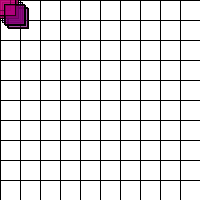
Frame 1 (no input)
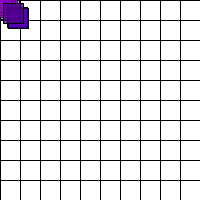
Frame 60 (the mouse pressed at the canvas centre just before this capture)
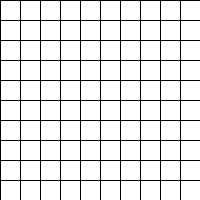
Frame 120 (the mouse held since frame 60 and released just before this capture)

The Processing sketch that drew these frames (run headless with seeded random() and noise(); from frame 60 on, the mouse is pressed at the canvas centre):

// Processing sketch: processing_39555
// ── processing_39555.pde

// Week 3 Assignment
// Maureen Grant 


// declare global variables
int y = 0;
int x = 0;
int diam = 20;
int speed = 1;
int gravity = 1;
//Variable fill color
float r;
float g;
float b;
float a;
float z;


//Set up screen size and background
void setup() {
  size(200,200);
  background(0);
}

//variable squares for fill
void drawSquares(int x, int y) {
stroke(0);
//rotate(radians(45));
//rect(x+=speed,y,20,20);
//stroke(0);
//rotate(radians(45)); // tried to translate the fill 45 degrees but it translated the row
//translate (2,2);
//rotate(radians(z));
fill(r,g,b,a); //random fill color
rect(x + z,y + z,20,20); //rollover rectangle is double the size
z = random (-10, 10); //shift amount
r = random (50,255);
g = random (0);
b = random (75,255);
a = random (0,255);
}

//calling on function drawRow and adding increments of 20 to fill screen
void draw(){
  drawRow(0);
  drawRow(20);
  drawRow(40);
  drawRow(60);
  drawRow(80);
  drawRow(100);
  drawRow(120);
  drawRow(140);
  drawRow(160);
  drawRow(180);
  drawRow(200);
//up to 200 x 200 pixels

}

//Rows of squares 20 x 20
void drawRow(int x) {
  // Draw a line
  stroke(0);
  // Only one line is drawn each time through draw().
  for (int y =0; y<width; y+=20){
  rect(x,y,diam,diam); 
  }
  
// Mouse Rollovers
//when mouse enters each grid frame, it gives that same cell a random fill color

//Horizontal Row 1
if (mouseX <= 20 && mouseY <= 20){
  drawSquares(0,0);
} else {
fill(255);
}

//Horizontal Row 1
if (mouseX > 20 && mouseX < 40 && mouseY > 0 && mouseY < 20){
  drawSquares(20,0);
} else {
fill(255);
}

if (mouseX > 40 && mouseX < 60 && mouseY > 0 && mouseY < 20){
  drawSquares(40,0);
} else {
fill(255);
}

if (mouseX > 60 && mouseX < 80 && mouseY > 0 && mouseY < 20){
  drawSquares(60,0);
} else {
fill(255);
}

if (mouseX > 80 && mouseX < 100 && mouseY > 0 && mouseY < 20){
  drawSquares(80,0);
} else {
fill(255);
}

if (mouseX > 100 && mouseX < 120 && mouseY > 0 && mouseY < 20){
  drawSquares(100,0);
} else {
fill(255);
}

if (mouseX > 120 && mouseX < 140 && mouseY > 0 && mouseY < 20){
  drawSquares(120,0);
} else {
fill(255);
}

if (mouseX > 140 && mouseX < 160 && mouseY > 0 && mouseY < 20){
  drawSquares(140,0);
} else {
fill(255);
}

if (mouseX > 160 && mouseX < 180 && mouseY > 0 && mouseY < 20){
  drawSquares(160,0);
} else {
fill(255);
}

if (mouseX > 180 && mouseX < 200 && mouseY > 0 && mouseY < 20){
  drawSquares(180,0);
} else {
fill(255);
}

if (mouseX > 200 && mouseX < 220 && mouseY > 0 && mouseY < 20){
  drawSquares(200,0);
} else {
fill(255);
}


//Horizontal Row 2
if (mouseX > 0 && mouseX < 20 && mouseY > 20 && mouseY < 40){
  drawSquares(0,20);
} else {
fill(255);
}

if (mouseX > 20 && mouseX < 40 && mouseY > 20 && mouseY < 40){
  drawSquares(20,20);
} else {
fill(255);
}
if (mouseX > 40 && mouseX < 60 && mouseY > 20 && mouseY < 40){
  drawSquares(40,20);
} else {
fill(255);
}
if (mouseX > 60 && mouseX < 80 && mouseY > 20 && mouseY < 40){
  drawSquares(60,20);
} else {
fill(255);
}
if (mouseX > 80 && mouseX < 100 && mouseY > 20 && mouseY < 40){
  drawSquares(80,20);
} else {
fill(255);
}

if (mouseX > 100 && mouseX < 120 && mouseY > 20 && mouseY < 40){
  drawSquares(100,20);
} else {
fill(255);
}

if (mouseX > 120 && mouseX < 140 && mouseY > 20 && mouseY < 40){
  drawSquares(120,20);
} else {
fill(255);
}

if (mouseX > 140 && mouseX < 160 && mouseY > 20 && mouseY < 40){
  drawSquares(140,20);
} else {
fill(255);
}

if (mouseX > 160 && mouseX < 180 && mouseY > 20 && mouseY < 40){
  drawSquares(160,20);
} else {
fill(255);
}

if (mouseX > 180 && mouseX < 200 && mouseY > 20 && mouseY < 40){
  drawSquares(180,20);
} else {
fill(255);
}

if (mouseX > 200 && mouseX < 220 && mouseY > 20 && mouseY < 40){
  drawSquares(200,20);
} else {
fill(255);
}


//Horizontal row 3
if (mouseX > 0 && mouseX < 20 && mouseY > 40 && mouseY < 60){
  drawSquares(0,40);
} else {
fill(255);
}

if (mouseX > 20 && mouseX < 40 && mouseY > 40 && mouseY < 60){
  drawSquares(20,40);
} else {
fill(255);
}
if (mouseX > 40 && mouseX < 60 && mouseY > 40 && mouseY < 60){
  drawSquares(40,40);
} else {
fill(255);
}
if (mouseX > 60 && mouseX < 80 && mouseY > 40 && mouseY < 60){
  drawSquares(60,40);
} else {
fill(255);
}
if (mouseX > 80 && mouseX < 100 && mouseY > 40 && mouseY < 60){
  drawSquares(80,40);
} else {
fill(255);
}

if (mouseX > 100 && mouseX < 120 && mouseY > 40 && mouseY < 60){
  drawSquares(100,40);
} else {
fill(255);
}

if (mouseX > 120 && mouseX < 140 && mouseY > 40 && mouseY < 60){
  drawSquares(120,40);
} else {
fill(255);
}
if (mouseX > 80 && mouseX < 100 && mouseY > 40 && mouseY < 60){
  drawSquares(80,40);
} else {
fill(255);
}

if (mouseX > 100 && mouseX < 120 && mouseY > 40 && mouseY < 60){
  drawSquares(100,40);
} else {
fill(255);
}

if (mouseX > 120 && mouseX < 140 && mouseY > 40 && mouseY < 60){
  drawSquares(120,40);
} else {
fill(255);
}

if (mouseX > 140 && mouseX < 160 && mouseY > 40 && mouseY < 60){
  drawSquares(140,40);
} else {
fill(255);
}

if (mouseX > 160 && mouseX < 180 && mouseY > 40 && mouseY < 60){
  drawSquares(160,40);
} else {
fill(255);
}

if (mouseX > 180 && mouseX < 200 && mouseY > 40 && mouseY < 60){
  drawSquares(180,40);
} else {
fill(255);
}

if (mouseX > 200 && mouseX < 220 && mouseY > 40 && mouseY < 60){
  drawSquares(200,40);
} else {
fill(255);
}
//Horizontal row 4
if (mouseX > 0 && mouseX < 20 && mouseY > 60 && mouseY < 80){
  drawSquares(0,60);
} else {
fill(255);
}

if (mouseX > 20 && mouseX < 40 && mouseY > 60 && mouseY < 80){
  drawSquares(20,60);
} else {
fill(255);
}
if (mouseX > 40 && mouseX < 60 && mouseY > 60 && mouseY < 80){
  drawSquares(40,60);
} else {
fill(255);
}
if (mouseX > 60 && mouseX < 80 && mouseY > 60 && mouseY < 80){
  drawSquares(60,60);
} else {
fill(255);
}
if (mouseX > 80 && mouseX < 100 && mouseY > 60 && mouseY < 80){
  drawSquares(80,60);
} else {
fill(255);
}

if (mouseX > 100 && mouseX < 120 && mouseY > 60 && mouseY < 80){
  drawSquares(100,60);
} else {
fill(255);
}

if (mouseX > 120 && mouseX < 140 && mouseY > 60 && mouseY < 80){
  drawSquares(120,60);
} else {
fill(255);
}
if (mouseX > 80 && mouseX < 100 && mouseY > 60 && mouseY < 80){
  drawSquares(80,60);
} else {
fill(255);
}

if (mouseX > 100 && mouseX < 120 && mouseY > 60 && mouseY < 80){
  drawSquares(100,60);
} else {
fill(255);
}

if (mouseX > 120 && mouseX < 140 && mouseY > 60 && mouseY < 80){
  drawSquares(120,60);
} else {
fill(255);
}

if (mouseX > 140 && mouseX < 160 && mouseY > 60 && mouseY < 80){
  drawSquares(140,60);
} else {
fill(255);
}

if (mouseX > 160 && mouseX < 180 && mouseY > 60 && mouseY < 80){
  drawSquares(160,60);
} else {
fill(255);
}

if (mouseX > 180 && mouseX < 200 && mouseY > 60 && mouseY < 80){
  drawSquares(180,60);
} else {
fill(255);
}

if (mouseX > 200 && mouseX < 220 && mouseY > 60 && mouseY < 80){
  drawSquares(200,60);
} else {
fill(255);
}


//Horizontal row 5
if (mouseX > 0 && mouseX < 20 && mouseY > 80 && mouseY < 100){
  drawSquares(0,80);
} else {
fill(255);
}

if (mouseX > 20 && mouseX < 40 && mouseY > 80 && mouseY < 100){
  drawSquares(20,80);
} else {
fill(255);
}
if (mouseX > 40 && mouseX < 60 && mouseY > 80 && mouseY < 100){
  drawSquares(40,80);
} else {
fill(255);
}
if (mouseX > 60 && mouseX < 80 && mouseY > 80 && mouseY < 100){
  drawSquares(60,80);
} else {
fill(255);
}
if (mouseX > 80 && mouseX < 100 && mouseY > 80 && mouseY < 100){
  drawSquares(80,80);
} else {
fill(255);
}

if (mouseX > 100 && mouseX < 120 && mouseY > 80 && mouseY < 100){
  drawSquares(100,80);
} else {
fill(255);
}

if (mouseX > 120 && mouseX < 140 && mouseY > 80 && mouseY < 100){
  drawSquares(120,80);
} else {
fill(255);
}
if (mouseX > 80 && mouseX < 100 && mouseY > 80 && mouseY < 100){
  drawSquares(80,80);
} else {
fill(255);
}

if (mouseX > 100 && mouseX < 120 && mouseY > 80 && mouseY < 100){
  drawSquares(100,80);
} else {
fill(255);
}

if (mouseX > 120 && mouseX < 140 && mouseY > 80 && mouseY < 100){
  drawSquares(120,80);
} else {
fill(255);
}

if (mouseX > 140 && mouseX < 160 && mouseY > 80 && mouseY < 100){
  drawSquares(140,80);
} else {
fill(255);
}

if (mouseX > 160 && mouseX < 180 && mouseY > 80 && mouseY < 100){
  drawSquares(160,80);
} else {
fill(255);
}

if (mouseX > 180 && mouseX < 200 && mouseY > 80 && mouseY < 100){
  drawSquares(180,80);
} else {
fill(255);
}

if (mouseX > 200 && mouseX < 220 && mouseY > 80 && mouseY < 100){
  drawSquares(200,80);
} else {
fill(255);
}


//Horizontal row 6
if (mouseX > 0 && mouseX < 20 && mouseY > 100 && mouseY < 120){
  drawSquares(0,100);
} else {
fill(255);
}

if (mouseX > 20 && mouseX < 40 && mouseY > 100 && mouseY < 120){
  drawSquares(20,100);
} else {
fill(255);
}
if (mouseX > 40 && mouseX < 60 && mouseY > 100 && mouseY < 120){
  drawSquares(40,100);
} else {
fill(255);
}
if (mouseX > 60 && mouseX < 80 && mouseY > 100 && mouseY < 120){
  drawSquares(60,100);
} else {
fill(255);
}
if (mouseX > 80 && mouseX < 100 && mouseY > 100 && mouseY < 120){
  drawSquares(80,100);
} else {
fill(255);
}

if (mouseX > 100 && mouseX < 120 && mouseY > 100 && mouseY < 120){
  drawSquares(100,100);
} else {
fill(255);
}

if (mouseX > 120 && mouseX < 140 && mouseY > 100 && mouseY < 120){
  drawSquares(120,100);
} else {
fill(255);
}
if (mouseX > 80 && mouseX < 100 && mouseY > 100 && mouseY < 120){
  drawSquares(80,100);
} else {
fill(255);
}

if (mouseX > 100 && mouseX < 120 && mouseY > 100 && mouseY < 120){
  drawSquares(100,100);
} else {
fill(255);
}

if (mouseX > 120 && mouseX < 140 && mouseY > 100 && mouseY < 120){
  drawSquares(120,100);
} else {
fill(255);
}

if (mouseX > 140 && mouseX < 160 && mouseY > 100 && mouseY < 120){
  drawSquares(140,100);
} else {
fill(255);
}

if (mouseX > 160 && mouseX < 180 && mouseY > 100 && mouseY < 120){
  drawSquares(160,100);
} else {
fill(255);
}

if (mouseX > 180 && mouseX < 200 && mouseY > 100 && mouseY < 120){
  drawSquares(180,100);
} else {
fill(255);
}

if (mouseX > 200 && mouseX < 220 && mouseY > 100 && mouseY < 120){
  drawSquares(200,100);
} else {
fill(255);
}

//Horizontal row 7
if (mouseX > 0 && mouseX < 20 && mouseY > 120 && mouseY < 140){
  drawSquares(0,120);
} else {
fill(255);
}

if (mouseX > 20 && mouseX < 40 && mouseY > 120 && mouseY < 140){
  drawSquares(20,120);
} else {
fill(255);
}
if (mouseX > 40 && mouseX < 60 && mouseY > 120 && mouseY < 140){
  drawSquares(40,120);
} else {
fill(255);
}
if (mouseX > 60 && mouseX < 80 && mouseY > 120 && mouseY < 140){
  drawSquares(60,120);
} else {
fill(255);
}
if (mouseX > 80 && mouseX < 100 && mouseY > 120 && mouseY < 140){
  drawSquares(80,120);
} else {
fill(255);
}

if (mouseX > 100 && mouseX < 120 && mouseY > 120 && mouseY < 140){
  drawSquares(100,120);
} else {
fill(255);
}

if (mouseX > 120 && mouseX < 140 && mouseY > 120 && mouseY < 140){
  drawSquares(120,120);
} else {
fill(255);
}
if (mouseX > 80 && mouseX < 100 && mouseY > 120 && mouseY < 140){
  drawSquares(80,120);
} else {
fill(255);
}

if (mouseX > 100 && mouseX < 120 && mouseY > 120 && mouseY < 140){
  drawSquares(100,120);
} else {
fill(255);
}

if (mouseX > 120 && mouseX < 140 && mouseY > 120 && mouseY < 140){
  drawSquares(120,120);
} else {
fill(255);
}

if (mouseX > 140 && mouseX < 160 && mouseY > 120 && mouseY < 140){
  drawSquares(140,120);
} else {
fill(255);
}

if (mouseX > 160 && mouseX < 180 && mouseY > 120 && mouseY < 140){
  drawSquares(160,120);
} else {
fill(255);
}

if (mouseX > 180 && mouseX < 200 && mouseY > 120 && mouseY < 140){
  drawSquares(180,120);
} else {
fill(255);
}

if (mouseX > 200 && mouseX < 220 && mouseY > 120 && mouseY < 140){
  drawSquares(200,120);
} else {
fill(255);
}


//Horizontal row 8
if (mouseX > 0 && mouseX < 20 && mouseY > 140 && mouseY < 160){
  drawSquares(0,140);
} else {
fill(255);
}

if (mouseX > 20 && mouseX < 40 && mouseY > 140 && mouseY < 160){
  drawSquares(20,140);
} else {
fill(255);
}
if (mouseX > 40 && mouseX < 60 && mouseY > 140 && mouseY < 160){
  drawSquares(40,140);
} else {
fill(255);
}
if (mouseX > 60 && mouseX < 80 && mouseY > 140 && mouseY < 160){
  drawSquares(60,140);
} else {
fill(255);
}
if (mouseX > 80 && mouseX < 100 && mouseY > 140 && mouseY < 160){
  drawSquares(80,140);
} else {
fill(255);
}

if (mouseX > 100 && mouseX < 120 && mouseY > 140 && mouseY < 160){
  drawSquares(100,140);
} else {
fill(255);
}

if (mouseX > 120 && mouseX < 140 && mouseY > 140 && mouseY < 160){
  drawSquares(120,140);
} else {
fill(255);
}
if (mouseX > 80 && mouseX < 100 && mouseY > 140 && mouseY < 160){
  drawSquares(80,140);
} else {
fill(255);
}

if (mouseX > 100 && mouseX < 120 && mouseY > 140 && mouseY < 160){
  drawSquares(100,140);
} else {
fill(255);
}

if (mouseX > 120 && mouseX < 140 && mouseY > 140 && mouseY < 160){
  drawSquares(120,140);
} else {
fill(255);
}

if (mouseX > 140 && mouseX < 160 && mouseY > 140 && mouseY < 160){
  drawSquares(140,140);
} else {
fill(255);
}

if (mouseX > 160 && mouseX < 180 && mouseY > 140 && mouseY < 160){
  drawSquares(160,140);
} else {
fill(255);
}

if (mouseX > 180 && mouseX < 200 && mouseY > 140 && mouseY < 160){
  drawSquares(180,140);
} else {
fill(255);
}

if (mouseX > 200 && mouseX < 220 && mouseY > 140 && mouseY < 160){
  drawSquares(200,140);
} else {
fill(255);
}


//Horizontal row 9
if (mouseX > 0 && mouseX < 20 && mouseY > 160 && mouseY < 180){
  drawSquares(0,160);
} else {
fill(255);
}

if (mouseX > 20 && mouseX < 40 && mouseY > 160 && mouseY < 180){
  drawSquares(20,160);
} else {
fill(255);
}
if (mouseX > 40 && mouseX < 60 && mouseY > 160 && mouseY < 180){
  drawSquares(40,160);
} else {
fill(255);
}
if (mouseX > 60 && mouseX < 80 && mouseY > 160 && mouseY < 180){
  drawSquares(60,160);
} else {
fill(255);
}
if (mouseX > 80 && mouseX < 100 && mouseY > 160 && mouseY < 180){
  drawSquares(80,160);
} else {
fill(255);
}

if (mouseX > 100 && mouseX < 120 && mouseY > 160 && mouseY < 180){
  drawSquares(100,160);
} else {
fill(255);
}

if (mouseX > 120 && mouseX < 140 && mouseY > 160 && mouseY < 180){
  drawSquares(120,160);
} else {
fill(255);
}
if (mouseX > 80 && mouseX < 100 && mouseY > 160 && mouseY < 180){
  drawSquares(80,160);
} else {
fill(255);
}

if (mouseX > 100 && mouseX < 120 && mouseY > 160 && mouseY < 180){
  drawSquares(100,160);
} else {
fill(255);
}

if (mouseX > 120 && mouseX < 140 && mouseY > 160 && mouseY < 180){
  drawSquares(120,160);
} else {
fill(255);
}

if (mouseX > 140 && mouseX < 160 && mouseY > 160 && mouseY < 180){
  drawSquares(140,160);
} else {
fill(255);
}

if (mouseX > 160 && mouseX < 180 && mouseY > 160 && mouseY < 180){
  drawSquares(160,160);
} else {
fill(255);
}

if (mouseX > 180 && mouseX < 200 && mouseY > 160 && mouseY < 180){
  drawSquares(180,160);
} else {
fill(255);
}

if (mouseX > 200 && mouseX < 220 && mouseY > 160 && mouseY < 180){
  drawSquares(200,160);
} else {
fill(255);
}
//Horizontal row 10
if (mouseX > 0 && mouseX < 20 && mouseY > 180 && mouseY < 200){
  drawSquares(0,180);
} else {
fill(255);
}

if (mouseX > 20 && mouseX < 40 && mouseY > 180 && mouseY < 200){
  drawSquares(20,180);
} else {
fill(255);
}
if (mouseX > 40 && mouseX < 60 && mouseY > 180 && mouseY < 200){
  drawSquares(40,180);
} else {
fill(255);
}
if (mouseX > 60 && mouseX < 80 && mouseY > 180 && mouseY < 200){
  drawSquares(60,180);
} else {
fill(255);
}
if (mouseX > 80 && mouseX < 100 && mouseY > 180 && mouseY < 200){
  drawSquares(80,180);
} else {
fill(255);
}

if (mouseX > 100 && mouseX < 120 && mouseY > 180 && mouseY < 200){
  drawSquares(100,180);
} else {
fill(255);
}

if (mouseX > 120 && mouseX < 140 && mouseY > 180 && mouseY < 200){
  drawSquares(120,180);
} else {
fill(255);
}
if (mouseX > 80 && mouseX < 100 && mouseY > 180 && mouseY < 200){
  drawSquares(80,180);
} else {
fill(255);
}

if (mouseX > 100 && mouseX < 120 && mouseY > 180 && mouseY < 200){
  drawSquares(100,180);
} else {
fill(255);
}

if (mouseX > 120 && mouseX < 140 && mouseY > 180 && mouseY < 200){
  drawSquares(120,180);
} else {
fill(255);
}

if (mouseX > 140 && mouseX < 160 && mouseY > 180 && mouseY < 200){
  drawSquares(140,180);
} else {
fill(255);
}

if (mouseX > 160 && mouseX < 180 && mouseY > 180 && mouseY < 200){
  drawSquares(160,180);
} else {
fill(255);
}

if (mouseX > 180 && mouseX < 200 && mouseY > 180 && mouseY < 200){
  drawSquares(180,180);
} else {
fill(255);
}

if (mouseX > 200 && mouseX < 220 && mouseY > 180 && mouseY < 200){
  drawSquares(200,180);
} else {
fill(255);
}

}
